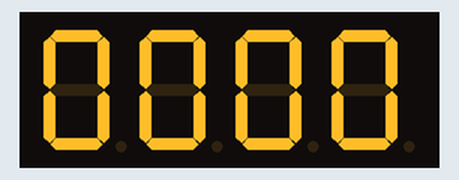
Bench run of a sketch on a simulated Arduino Uno, built with avr-gcc and run on an emulated ATmega328P. Parts: 4-digit seven-segment display. Wiring (inferred from the names in the program): 4-digit 7-segment display, segments lit when HIGH: segments pin 2, pin 3, pin 4, pin 5, pin 6, pin 7, pin 8; digit selects pin 9, pin 10, pin 11, pin 12. The segment pins are drawn as the display they are named for.

Above: at 0.16 s.
At 5.8 s:
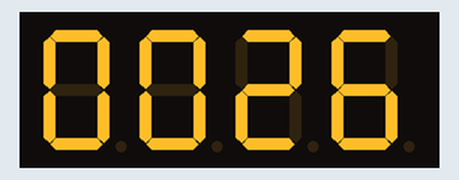
At 10.13 s:
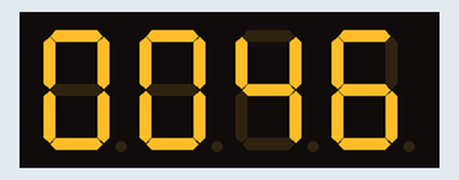
At 20.11 s:
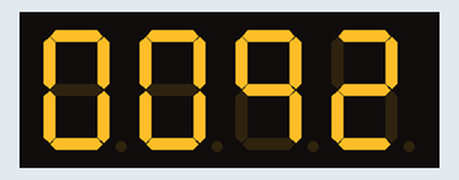
At 29.87 s:
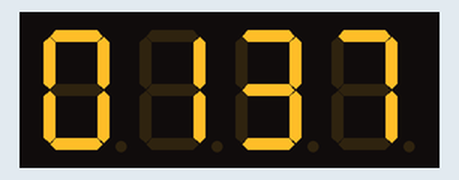
At 39.85 s:
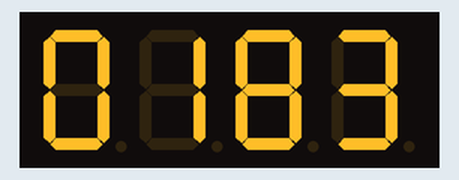

The sketch:

multiplexacao.ino
```cpp
//*************************************************************//
//Display 7 Segmentos Cathode Comúm
int display7c[10]= {0x3f,0x06,0x5b,0x4f,0x66,0x6d,0x7d,0x07,0x7f,0x67};

//Display 7 Segmentos Anode Comúm
int display7a[10]= {0x40,0x79,0x24,0x30,0x19,0x12,0x02,0x78,0x00,0x18};

//Delcaração dos Pinos do Display
byte a=2;
byte b=3;
byte c=4;
byte d=5;
byte e=6;
byte f=7;
byte g=8;
// Pinos dos Transistors
byte t1=9;
byte t2=10;
byte t3=11;
byte t4=12;
//Contadores do Temporizador
long tempor=0,contret=0;

//Função Display 7 Segmentos
// desde el pin ini hasta el pin fin
void display7seg(int bits,int a,int b,int c,int d,int e,int f,int g){

  //Mostra o numero bits no display 7 segmentos
  digitalWrite(a,bitRead(bits,0));
  digitalWrite(b,bitRead(bits,1));
  digitalWrite(c,bitRead(bits,2));
  digitalWrite(d,bitRead(bits,3));
  digitalWrite(e,bitRead(bits,4));
  digitalWrite(f,bitRead(bits,5));
  digitalWrite(g,bitRead(bits,6));
}

//Função da multiplexação
void mostrar( )
{
   int dig[4];   //Vetor dos digitos
   //Dígito Milhar
   dig[0]=tempor/1000;
   //Dígito Centena
   dig[1]=(tempor-dig[0]*1000)/100;
   //Dígito Dezena
   dig[2]=(tempor-dig[0]*1000-dig[1]*100)/10;
   //Dígito Unidade
   dig[3]=(tempor-dig[0]*1000-dig[1]*100-dig[2]*10);


   //Rutina de Multiplexación
   for(int i=t1;i<=t4;i++){
     //Chama a Função Display 7 Segmentos
     display7seg(display7c[dig[i-t1]],a,b,c,d,e,f,g);
     digitalWrite(i,HIGH);  //Liga um display
     delay(1);               //espera um tempinho
     digitalWrite(i,LOW);   //desliga o display
   }
}

//Função de tempo do temporizador
void temporizacao()
{
   contret=50;       //Carregua com 50 a variável CONTRET
   while (contret>0) //Se maior que cero
   {
      mostrar();        //chama a função MOSTRAR
      contret--;        // Decremente a variável CONTRET
   }
}

//Configura os pinos como Saidas
void setup() {
  //Configura os 8 Pinos digitais como SAIDAS
  for(int i=a;i<=t4;i++){
    pinMode(i,OUTPUT);
  }
}

//Programa Principal
void loop() {
   tempor=0;  //Inicializa o temporizador em zero
      while(tempor<9999) //enquanto TEMPOR for menor que 9999
      {
         temporizacao(); //chama função Temporizador
         tempor++;        //Incrementa o tempor
      }
}
```
